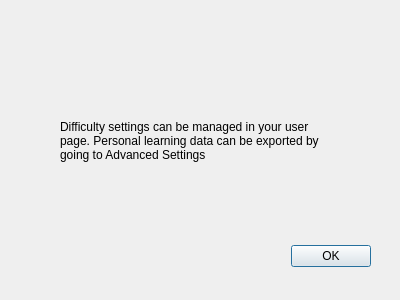
<?xml version="1.0" encoding="UTF-8"?>
<ui version="4.0">
 <class>Dialog</class>
 <widget class="QDialog" name="Dialog">
  <property name="geometry">
   <rect>
    <x>0</x>
    <y>0</y>
    <width>400</width>
    <height>300</height>
   </rect>
  </property>
  <property name="windowTitle">
   <string>Dialog</string>
  </property>
  <widget class="QDialogButtonBox" name="buttonBox">
   <property name="geometry">
    <rect>
     <x>30</x>
     <y>240</y>
     <width>341</width>
     <height>32</height>
    </rect>
   </property>
   <property name="orientation">
    <enum>Qt::Horizontal</enum>
   </property>
   <property name="standardButtons">
    <set>QDialogButtonBox::Ok</set>
   </property>
  </widget>
  <widget class="QLabel" name="label">
   <property name="geometry">
    <rect>
     <x>60</x>
     <y>100</y>
     <width>281</width>
     <height>81</height>
    </rect>
   </property>
   <property name="text">
    <string>Difficulty settings can be managed in your user page. Personal learning data can be exported by going to Advanced Settings</string>
   </property>
   <property name="wordWrap">
    <bool>true</bool>
   </property>
  </widget>
 </widget>
 <resources/>
 <connections>
  <connection>
   <sender>buttonBox</sender>
   <signal>accepted()</signal>
   <receiver>Dialog</receiver>
   <slot>accept()</slot>
   <hints>
    <hint type="sourcelabel">
     <x>248</x>
     <y>254</y>
    </hint>
    <hint type="destinationlabel">
     <x>157</x>
     <y>274</y>
    </hint>
   </hints>
  </connection>
  <connection>
   <sender>buttonBox</sender>
   <signal>rejected()</signal>
   <receiver>Dialog</receiver>
   <slot>reject()</slot>
   <hints>
    <hint type="sourcelabel">
     <x>316</x>
     <y>260</y>
    </hint>
    <hint type="destinationlabel">
     <x>286</x>
     <y>274</y>
    </hint>
   </hints>
  </connection>
 </connections>
</ui>
